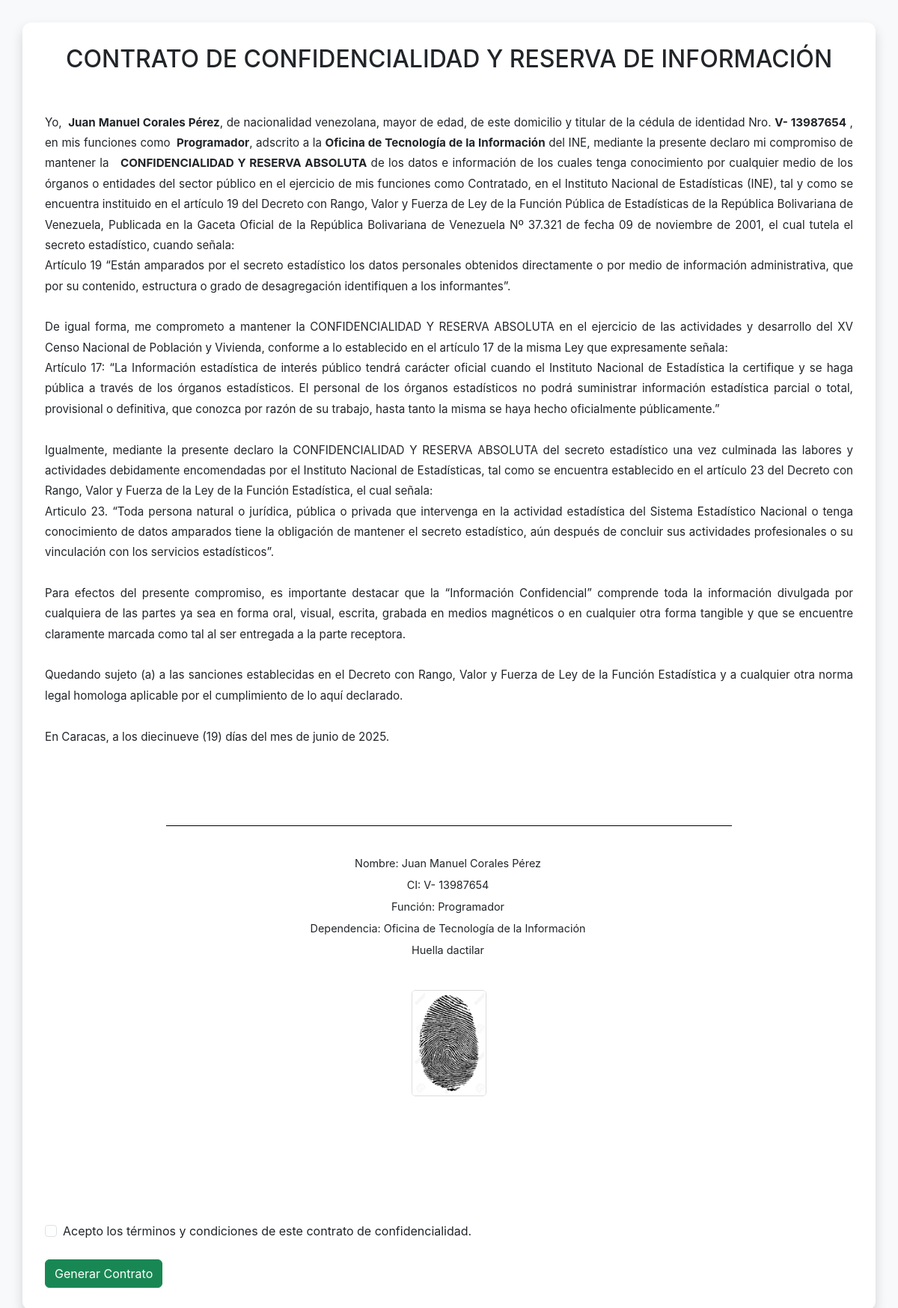
Screenshot of /mainGetContrato.php (signed in) with the database file from the repository.
### tables this page shows
CREATE TABLE `users` (
  `id` int(11) NOT NULL,
  `cedula` varchar(20) NOT NULL,
  `username` varchar(50) NOT NULL,
  `password_hash` varchar(255) NOT NULL,
  `nombre` varchar(100) NOT NULL,
  `apellido` varchar(100) NOT NULL,
  `telefono` varchar(20) DEFAULT NULL,
  `correo` varchar(100) NOT NULL,
  `foto_perfil` varchar(255) DEFAULT NULL,
  `huella_dactilar` varchar(255) DEFAULT NULL,
  `cargo` varchar(100) DEFAULT NULL,
  `dependencia` varchar(100) DEFAULT NULL,
  `created_at` timestamp NOT NULL DEFAULT current_timestamp(),
  `updated_at` timestamp NOT NULL DEFAULT current_timestamp() ON UPDATE current_timestamp(),
  `status` enum('active','inactive') DEFAULT 'active'
);

### mainGetContrato.php (the view, shortened to what this page needs)
<?php
require_once 'conexion.php';
$user_id_logged = $_SESSION['user_id'] ?? null;
$userData = [];
if ($stmt = $conn->prepare("SELECT nombre, apellido, cedula, cargo, dependencia, huella_dactilar FROM users WHERE id = ?")) {
    $stmt->bind_param("i", $user_id_logged);
    $stmt->execute();
    $result = $stmt->get_result();
    if ($result->num_rows > 0) {
        $userData = $result->fetch_assoc();
    }
} else {
    error_log("Error al preparar la consulta de usuario en mainGetContrato.php: " . $conn->error);
}
$nombre_completo = htmlspecialchars($userData['nombre'] ?? '____________________') . ' ' . htmlspecialchars($userData['apellido'] ?? '____________________');
$cedula_completa = 'V- ' . htmlspecialchars($userData['cedula'] ?? '____________________');
$funcion_usuario = htmlspecialchars($userData['cargo'] ?? 'Función no disponible');
$dependencia_usuario = htmlspecialchars($userData['dependencia'] ?? 'Dependencia no disponible');
$ruta_huella_dactilar = htmlspecialchars($userData['huella_dactilar'] ?? '');
function numero_a_letras($num) {
    $unidades = array(
        0 => 'cero', 1 => 'uno', 2 => 'dos', 3 => 'tres', 4 => 'cuatro', 5 => 'cinco',
        6 => 'seis', 7 => 'siete', 8 => 'ocho', 9 => 'nueve', 10 => 'diez',
        11 => 'once', 12 => 'doce', 13 => 'trece', 14 => 'catorce', 15 => 'quince',
        16 => 'dieciséis', 17 => 'diecisiete', 18 => 'dieciocho', 19 => 'diecinueve', 20 => 'veinte',
        21 => 'veintiuno', 22 => 'veintidós', 23 => 'veintitrés', 24 => 'veinticuatro', 25 => 'veinticinco',
        26 => 'veintiséis', 27 => 'veintisiete', 28 => 'veintiocho', 29 => 'veintinueve', 30 => 'treinta',
        31 => 'treinta y uno'
    );
    if ($num >= 0 && $num <= 31) {
        return $unidades[$num];
    } else {
        return (string)$num;
    }
}
$dia = date('d');
$mes_numero = date('n');
$anio = date('Y');
$nombres_meses = array(
    1 => 'enero',
    2 => 'febrero',
    3 => 'marzo',
    4 => 'abril',
    5 => 'mayo',
    6 => 'junio',
    7 => 'julio',
    8 => 'agosto',
    9 => 'septiembre',
    10 => 'octubre',
    11 => 'noviembre',
    12 => 'diciembre'
);
$mes = $nombres_meses[$mes_numero];
$dia_en_letras = numero_a_letras((int)$dia);
$fecha_contrato_texto = "En Caracas, a los $dia_en_letras ($dia) días del mes de $mes de $anio.";
?>
<!DOCTYPE html>
<html lang="es">
<head>
    <link href="https://cdn.jsdelivr.net/npm/bootstrap@5.3.0/dist/css/bootstrap.min.css" rel="stylesheet">
</head>
<body>
    <div class="container contract-container">
        <h2 class="mb-4 text-center">CONTRATO DE CONFIDENCIALIDAD Y RESERVA DE INFORMACIÓN</h2>
        <form method="POST" action="procesar_contrato.php">
            <div class="contract-text">
Yo, <strong> <?php echo $nombre_completo; ?></strong>, de nacionalidad venezolana, mayor de edad, de este domicilio y titular de la cédula de identidad Nro. <strong><?php echo $cedula_completa; ?></strong> , en mis funciones como <strong> <?php echo $funcion_usuario; ?></strong>, adscrito a la <strong><?php echo $dependencia_usuario; ?></strong> del INE, mediante la presente declaro mi compromiso de mantener la  <strong> CONFIDENCIALIDAD Y RESERVA ABSOLUTA</strong> de los datos e información de los cuales tenga conocimiento por cualquier medio de los órganos o entidades del sector público en el ejercicio de mis funciones como Contratado, en el Instituto Nacional de Estadísticas (INE), tal y como se encuentra instituido en el artículo 19 del Decreto con Rango, Valor y Fuerza de Ley de la Función Pública de Estadísticas de la República Bolivariana de Venezuela, Publicada en la Gaceta Oficial de la República Bolivariana de Venezuela Nº 37.321 de fecha 09 de noviembre de 2001, el cual tutela el secreto estadístico, cuando señala:
Artículo 19 “Están amparados por el secreto estadístico los datos personales obtenidos directamente o por medio de información administrativa, que por su contenido, estructura o grado de desagregación identifiquen a los informantes”.
De igual forma, me comprometo a mantener la CONFIDENCIALIDAD Y RESERVA ABSOLUTA en el ejercicio de las actividades y desarrollo del XV Censo Nacional de Población y Vivienda, conforme a lo establecido en el artículo 17 de la misma Ley que expresamente señala:
Artículo 17: “La Información estadística de interés público tendrá carácter oficial cuando el Instituto Nacional de Estadística la certifique y se haga pública a través de los órganos estadísticos. El personal de los órganos estadísticos no podrá suministrar información estadística parcial o total, provisional o definitiva, que conozca por razón de su trabajo, hasta tanto la misma se haya hecho oficialmente públicamente.”
Igualmente, mediante la presente declaro la CONFIDENCIALIDAD Y RESERVA ABSOLUTA del secreto estadístico una vez culminada las labores y actividades debidamente encomendadas por el Instituto Nacional de Estadísticas, tal como se encuentra establecido en el artículo 23 del Decreto con Rango, Valor y Fuerza de la Ley de la Función Estadística, el cual señala:
Articulo 23. “Toda persona natural o jurídica, pública o privada que intervenga en la actividad estadística del Sistema Estadístico Nacional o tenga conocimiento de datos amparados tiene la obligación de mantener el secreto estadístico, aún después de concluir sus actividades profesionales o su vinculación con los servicios estadísticos”.
Para efectos del presente compromiso, es importante destacar que la “Información Confidencial” comprende toda la información divulgada por cualquiera de las partes ya sea en forma oral, visual, escrita, grabada en medios magnéticos o en cualquier otra forma tangible y que se encuentre claramente marcada como tal al ser entregada a la parte receptora.
Quedando sujeto (a) a las sanciones establecidas en el Decreto con Rango, Valor y Fuerza de Ley de la Función Estadística y a cualquier otra norma legal homologa aplicable por el cumplimiento de lo aquí declarado.
<?php echo $fecha_contrato_texto; ?>
<div class="signature-area">
    <p class="signature-line"></p>
    <p class="signature-label">Nombre: <?php echo $nombre_completo; ?></p>
    <p class="signature-label">CI: <?php echo $cedula_completa; ?></p>
    <p class="signature-label">Función: <?php echo $funcion_usuario; ?></p>
    <p class="signature-label">Dependencia: <?php echo $dependencia_usuario; ?></p>
    <p class="signature-label">Huella dactilar</p>
    <?php if (!empty($ruta_huella_dactilar) && file_exists($ruta_huella_dactilar)): ?>
        <img src="<?php echo htmlspecialchars($ruta_huella_dactilar); ?>" alt="Huella Dactilar" class="fingerprint-img">
    <?php else: ?>
        <p class="text-muted small">Huella dactilar no disponible.</p>
    <?php endif; ?>
</div>
            </div>
            <div class="form-check mt-5">
                <input class="form-check-input" type="checkbox" id="acepto_terminos" name="acepto_terminos" required>
                <label class="form-check-label" for="acepto_terminos">
                    Acepto los términos y condiciones de este contrato de confidencialidad.
                </label>
            </div>
            <button type="submit" name="generar_contrato" class="btn btn-success mt-4">Generar Contrato</button>
        </form>
    </div>
</body>
</html>

### mainGetContrato.php (style rules this page uses)
body { font-family: 'Inter', sans-serif; background-color: #f8f9fa; }
.contract-container { background-color: white; padding: 30px; border-radius: 0.75rem; box-shadow: 0 0.5rem 1rem rgba(0, 0, 0, 0.15); margin-top: 30px; margin-bottom: 30px; }
.contract-text { white-space: pre-wrap; font-size: 0.95rem; line-height: 1.8; text-align: justify; }
.signature-area { margin-top: 50px; text-align: center; }
.signature-line { border-bottom: 1px solid #000; width: 70%; margin: 0 auto 10px auto; }
.signature-label { font-size: 0.9rem; margin-bottom: 3px; display: inline-block; margin-right: 20px; vertical-align: top; }
.fingerprint-img { max-width: 100px; height: auto; display: block; margin: 10px auto; border: 1px solid #ddd; border-radius: 5px; }

### rows the page displays
users: nombre_completo "Juan Manuel Corales Pérez", cedula "V- 13987654", cargo "Programador", dependencia "Oficina de Tecnología de la Información", huella_dactilar (picture)

### other values shown
$fecha_contrato_texto "En Caracas, a los diecinueve (19) días del mes de junio de 2025."
